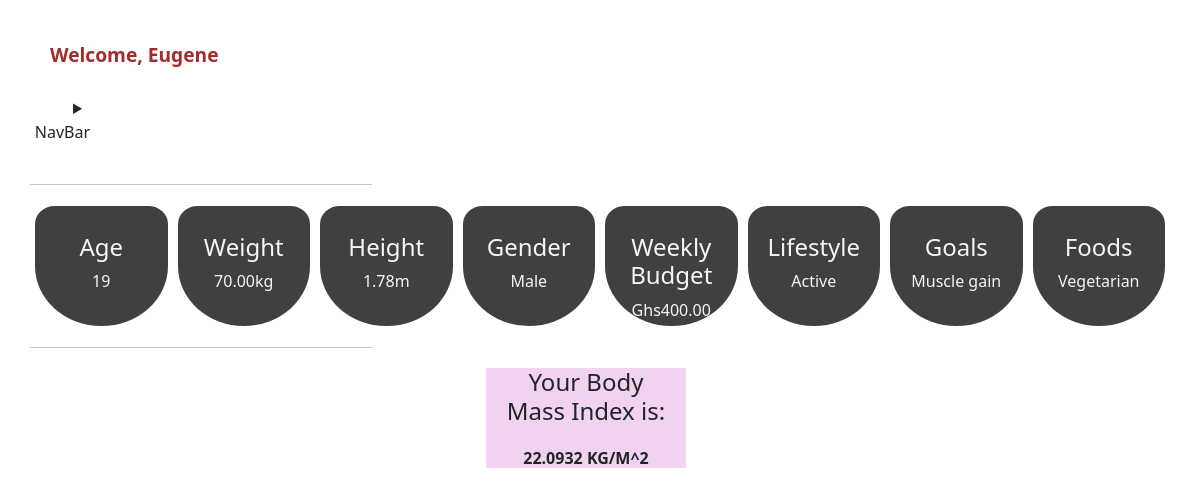
Screenshot of /index (signed in) with the database file from the repository.
### diet_planapp/models.py (models this page shows, shortened)
class fill_formModel(models.Model):
    user = models.OneToOneField(User, on_delete=models.CASCADE, null=True, default=User)
    age = models.IntegerField(blank=False)
    height = models.FloatField(blank=False)
    weight = models.FloatField(blank=False)
    weekly_budget = models.IntegerField(blank=False)
    gender = models.CharField(max_length=50, blank=False)
    lifestyle = models.CharField(max_length=50, blank=False)
    goals = models.CharField(max_length=50, blank=False)
    foods = models.CharField(max_length=50, blank=False)
    is_active=models.BooleanField(default=True)

### diet_planapp/views.py (the view)
# urls.py: path(r'index', index, name='index'),
def index(request):
    try:
        form_items= fill_formModel.objects.get(user=request.user)
        BMI =form_items.weight / (form_items.height*form_items.height)
        context= {
            'form_items':form_items,
            'bmi':BMI,
        }
        return render(request, 'index.html', context)
    except form_items.DoesNotExist:
        return redirect('login')

### templates/index.html (shortened to what this page needs)
<!DOCTYPE html>
{% load static %}
<html lang="en">
<head>
    <link rel="stylesheet" href="{% static 'css/index.css'%}">
    <link href="https://cdn.jsdelivr.net/npm/bootstrap@5.1.3/dist/css/bootstrap.min.css"
    rel="stylesheet"
>
</head>
<body style="background:url();">
    <section id="Header">
        <div class="User-Message">
            {% if user.is_authenticated %}
            <p>Welcome, {{user.username}}</p>
            {% else %}
            <p>Welcome to the homepage</p>
            {% endif %}
        </div>
        <details>
            <summary style="width: 60px;">NavBar</summary>
        </details>
        </section>
    {% block content %}
        {% if user.is_authenticated %}
        <br>
        <hr>
        <div class="user-info">
            <div class="form-input">
                <h4>Age</h4>
                <p>{{form_items.age}}</p>
            </div>
            <div class="form-input">
                <h4>Weight</h4>
                <p>{{form_items.weight|floatformat:2}}kg</p>
            </div>
            <div class="form-input">
                <h4>Height</h4>
                <p>{{form_items.height|floatformat:2}}m</p>
            </div>
            <div class="form-input">
                <h4>Gender</h4>
                <p>{{form_items.gender}}</p>
            </div>
            <div class="form-input">
                <h4>Weekly Budget</h4>
                <p>Ghs{{form_items.weekly_budget|floatformat:2}}</p>
            </div>
            <div class="form-input">
                <h4>Lifestyle</h4>
                <p>{{form_items.lifestyle}}</p>
            </div>
            <div class="form-input">
                <h4>Goals</h4>
                <p>{{form_items.goals}}</p>
            </div>
            <div class="form-input">
                <h4>Foods</h4>
                <p>{{form_items.foods}}</p><br>
            </div>
        </div>
         <br>
        <hr>
        <div class="BMI-Index">
            <strong>
                <h4>Your Body Mass Index is:</h4>
                <p>{{bmi|floatformat:4}} KG/M^2</p>
                {% else %}
                <p>Welcome to the homepage</p>
                {% endif %}
            </strong>
        </div>
        {% endblock content %}
</body>
</html>

### Diet/static/css/index.css (style rules this page uses)
* { padding: 0; margin: 0; box-sizing: border-box; }
body { padding: 30px; margin: 30px; background:linear-gradient(to bottom, rgb(177, 228, 212), rgb(196, 238, 198), rgb(227, 185, 243)), no-repeat; }
#Header { text-align: right; display: inline; }
.User-Message { display: inline-flex; justify-content: flex-start; flex-wrap: wrap; line-height: 50px; color: brown; font-weight: bold; font-size: larger; }
.user-info { width: 100%; display: inline-flex; justify-items: center; }
.form-input { margin: 5px; width: 150px; height: 120px; text-align: center; cursor: pointer; background: rgb(65, 64, 64); color: whitesmoke; border-radius: 15% 15% 50% 50%; }
.form-input h4 { margin-top: 20%; }
hr { color: wheat; margin-top: 50px; width: 30%; }
.BMI-Index { margin-left: 40%; width: 200px; height: 100px; background: rgb(241, 211, 241); }
.BMI-Index h4, p { text-align: center; margin: 20px; }

### rows the page displays
fill_formModel: age "19", weight "70.00", height "1.78", gender "Male", weekly_budget "400.00", lifestyle "Active", goals "Muscle gain", foods "Vegetarian"

### other values shown
{{ user.username }} "Eugene"
{{ bmi|floatformat:4 }} "22.0932"
